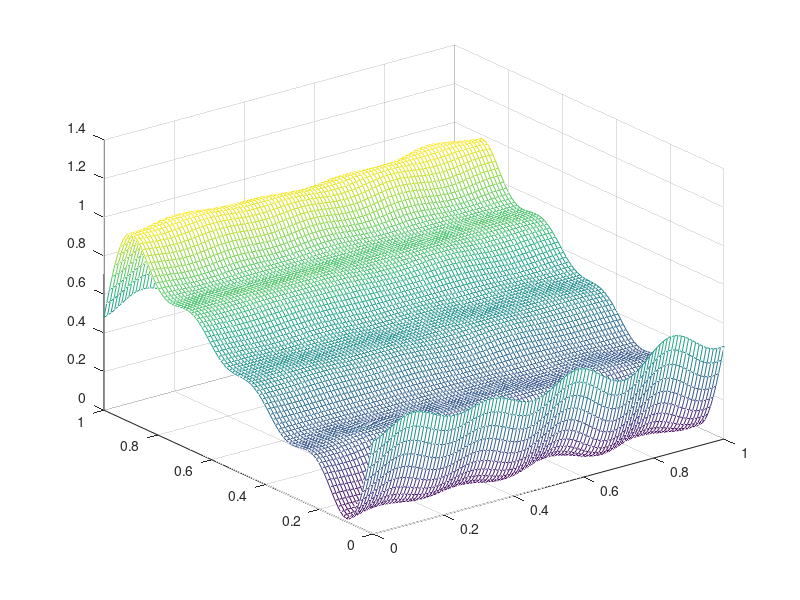
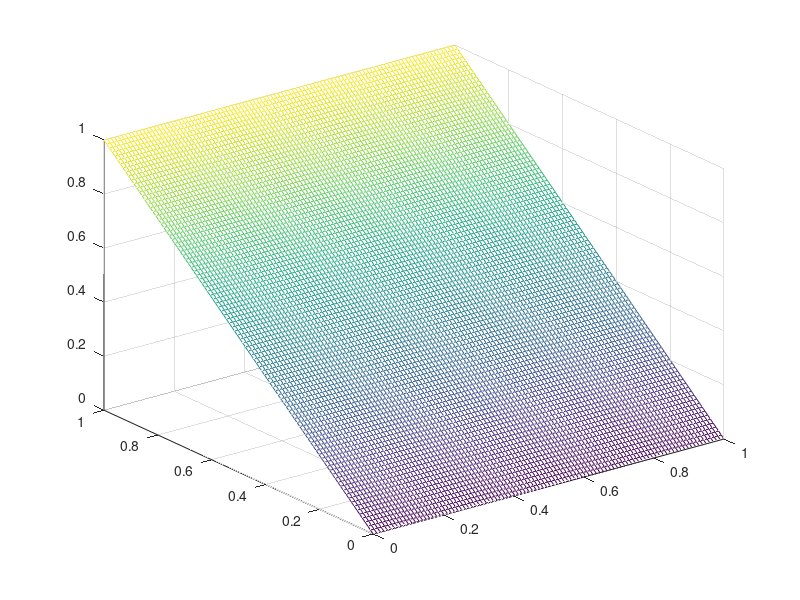
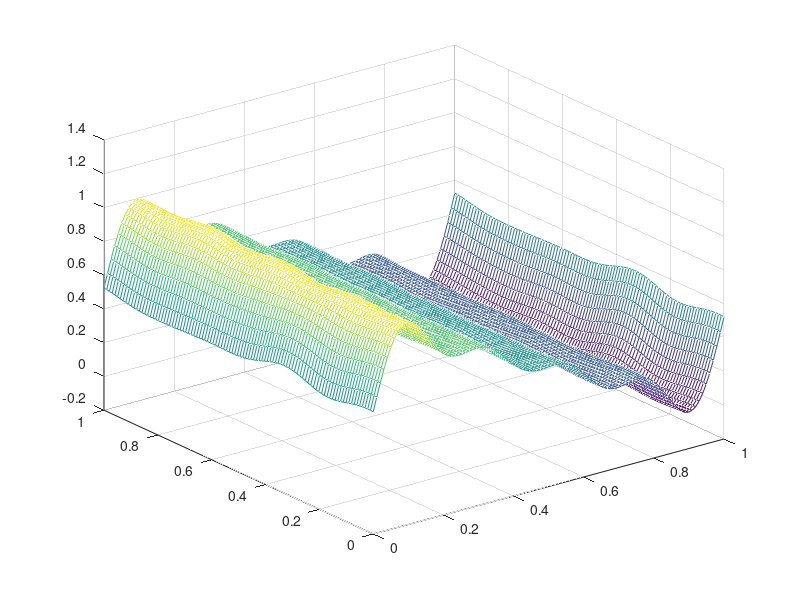
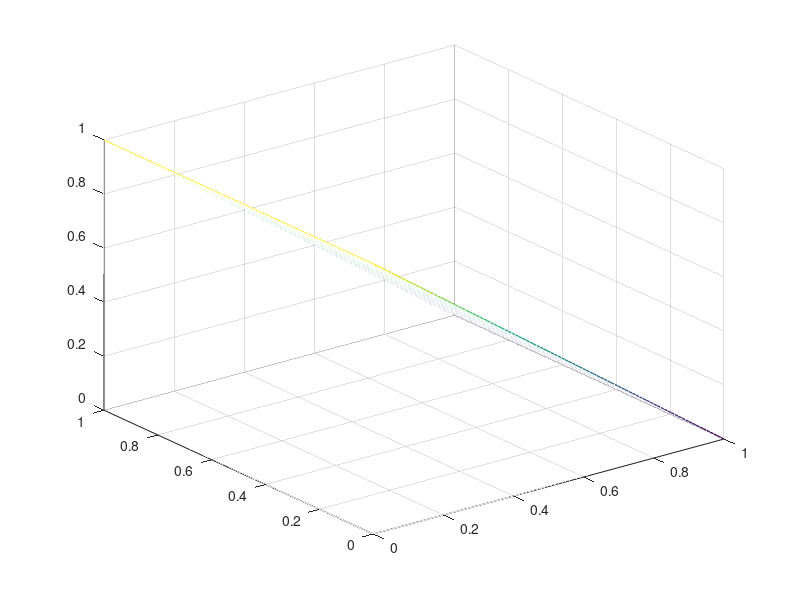

Source code (MATLAB) for these figures, in order: (Note: this script raises an error after producing the figures.)
clc; clear; close all;

%% Assignment 1
% None
%% Assignment 2
clc; clear all; close all;

M = 5000;   % # of points

omega = zeros(M, M);    % All possible points

xp_matrix = rand(2, M)';    % first column holds x1 coordinates,
                            % second contains x2:s.
f_vector = zeros(1,M)';
for k = 1:M
    if sqrt(((xp_matrix(k,1) - .5)^2 + (xp_matrix(k,2) - .5)^2)) < .1
        f_vector(k) = 1;
    else
        f_vector(k) = 0;
    end
end
v_matrix = zeros(M,2);
for k = 1:M
    % !!!!!!!!!!!!!!!!!!!!!! Doesn't make sense but the fix works
    % wonderfully.
    v_matrix(k,1) = 1 - xp_matrix(k,2);
    v_matrix(k,2) = xp_matrix(k,1);
end

% fourier series stuff
kappa = 2*pi;   % 
N = 4; % # of coefficents.
        % so 2N + 1 coefficients.

% v1
v1 = v_matrix(:,1);
A = zeros((2*N + 1)^2, M);
% loading adjacent matrix
for m = 1:M
    for n1 = -N:N
         for n2 = -N:N
             % xp_matrix(m,1) is xp, xp_matrix(m,2) is yp
             A((n1 + N)*(2*N + 1) + (n2+N) + 1, m) = exp(1j*kappa*(n1*xp_matrix(m,1) + n2*xp_matrix(m,2)));
             %A((n1 + N)*(2*N + 1) + (n2+N) + 1, m) = exp(1j*kappa*(n2*xp_matrix(m,2)));
        end
    end
end

coefficients = A' \ v1;

% creating fourier series
v1_approx_f = @(x1, x2) 0;
for n1 = -N:N
    for n2 = -N:N
        % xp_matrix(m,1) is xp, xp_matrix(m,2) is yp
        term = @(x1, x2) coefficients((n1 + N)*(2*N + 1) + (n2+N) + 1) .* exp(1j.*kappa.*(n1.*x1 + n2.*x2));
        v1_approx_f = @(x1, x2) v1_approx_f(x1, x2) + term(x1, x2);
    end
end

figure(1)
% test it
x1 = linspace(0,1); x2 = linspace(0,1);
[xx1, xx2] = meshgrid(x1, x2);
mesh(xx1, xx2, real(v1_approx_f(xx1,xx2)))

% compare with expected
figure(2)
v = @(x,y) y;
mesh(xx1,xx2,real(v(xx1,xx2)))
% all is fine except I need to mirror the plane accross the y = .5 plane

% v2
v2 = v_matrix(:,2);
A = zeros((2*N + 1)^2, M);
% loading adjacent matrix
for m = 1:M
    for n1 = -N:N
         for n2 = -N:N
             % xp_matrix(m,1) is xp, xp_matrix(m,2) is yp
             A((n1 + N)*(2*N + 1) + (n2+N) + 1, m) = exp(1j*kappa*(n1*xp_matrix(m,1) + n2*xp_matrix(m,2)));
             %A((n1 + N)*(2*N + 1) + (n2+N) + 1, m) = exp(1j*kappa*(n2*xp_matrix(m,2)));
        end
    end
end

coefficients = A' \ v2;

% creating fourier series
v2_approx_f = @(x1, x2) 0;
for n1 = -N:N
    for n2 = -N:N
        % xp_matrix(m,1) is xp, xp_matrix(m,2) is yp
        term = @(x1, x2) coefficients((n1 + N)*(2*N + 1) + (n2+N) + 1) .* exp(1j.*kappa.*(n1.*x1 + n2.*x2));
        v2_approx_f = @(x1, x2) v2_approx_f(x1, x2) + term(x1, x2);
    end
end

figure(3)
% test it
x1 = linspace(0,1); x2 = linspace(0,1);
[xx1, xx2] = meshgrid(x1, x2);
mesh(xx1, xx2, real(v2_approx_f(xx1,xx2)))

% compare with expected
figure(4)
v = @(x,y) 1 - x;
mesh(xx1,xx2,real(v(xx1,xx2)))

% f
f = f_vector;
A = zeros((2*N + 1)^2, M);
% loading adjacent matrix
for m = 1:M
    for n1 = -N:N
         for n2 = -N:N
             % xp_matrix(m,1) is xp, xp_matrix(m,2) is yp
             A((n1 + N)*(2*N + 1) + (n2+N) + 1, m) = exp(1j*kappa*(n1*xp_matrix(m,1) + n2*xp_matrix(m,2)));
             %A((n1 + N)*(2*N + 1) + (n2+N) + 1, m) = exp(1j*kappa*(n2*xp_matrix(m,2)));
        end
    end
end

coefficients = A' \ f;

% creating fourier series
f_approx_f = @(x1, x2) 0;
for n1 = -N:N
    for n2 = -N:N
        % xp_matrix(m,1) is xp, xp_matrix(m,2) is yp
        term = @(x1, x2) coefficients((n1 + N)*(2*N + 1) + (n2+N) + 1) .* exp(1j.*kappa.*(n1.*x1 + n2.*x2));
        f_approx_f = @(x1, x2) f_approx_f(x1, x2) + term(x1, x2);
    end
end

figure(5)
% test it
x1 = linspace(0,1); x2 = linspace(0,1);
[xx1, xx2] = meshgrid(x1, x2);
mesh(xx1, xx2, real(f_approx_f(xx1,xx2)))

% compare with expected
%figure(6)
%mesh(xx1,xx2,real(f_actual(xx1,xx2)))

%v_function = @(x1, x2) [v1_approx_f(x1, x2); v2_approx_f(x1, x2)];

% %%%
% numeric characteristics
K = 10;
x1_v = 1/K: 1/K: 1;
x2_v = 1/K: 1/K: 1;

figure(6)
for k1 = 1:length(x1_v)
    for k2 = 1:length(x2_v)
        x_matrix = [x1_v(k1), x2_v(k2)]; h = .001; u_list = [0];
        iter = 0; maxiter = 1e+9;
        while (x_matrix(end,1)>0)&&(x_matrix(end,2)>0)
            [x1, x2, u] = RK4(x_matrix(end,1), x_matrix(end,2), u_list(end), h, v1_approx_f, v2_approx_f, f_approx_f);
            u_list(end+1) = u;
            x_matrix(end+1,:) = [x1, x2];
        
            if iter > maxiter
                disp("max iter hit")
                break
            end
            iter = iter + 1;
        end
        % lower/ raise to match boundry conds.
        u_list = u_list - u_list(end);
        hold on;
        plot3(x_matrix(:,1), x_matrix(:,2), u_list', 'bo')

%         % reset and halv step-length
%         x_matrix = [x1_v(k1), x2_v(k2)]; h = h/2; u_list = [0];
%         iter = 0; maxiter = 1e+9;
%         while (x_matrix(end,1)>0)&&(x_matrix(end,2)>0)
%             [x1, x2, u] = RK4(x_matrix(end,1), x_matrix(end,2), u_list(end), h, v1_approx_f, v2_approx_f, f_approx_f);
%             u_list(end+1) = u;
%             x_matrix(end+1,:) = [x1, x2];
%         
%             if iter > maxiter
%                 disp("max iter hit")
%                 break
%             end
%             iter = iter + 1;
%         end
%         % lower/ raise to match boundry conds.
%         if u_list(end) < 0
%             u_list = u_list - u_list(end);
%         else
%             u_list = u_list + u_list(end);
%         end
% 
%         hold on
%         plot3(x_matrix(:,1), x_matrix(:,2), u_list', 'ro')
% 
%         disp("test")
    end
end

function [x1_n, x2_n, u] = RK4(x1,x2,u,h, v1_approx_f, v2_approx_f, f_approx_f)
u = rk4(u,x1,x2,f_approx_f, h, -1);
x1_n = rk4(x1,x1,x2,v1_approx_f, h, -1);
x2_n = rk4(x2,x1,x2,v2_approx_f, h, -1);
end

function [new] = rk4(old,x1,x2,f, h, sign)
k_1 = f(x1,x2);
k_2 = f(x1+0.5*h,x2+0.5*h*k_1);
k_3 = f((x1+0.5*h),(x2+0.5*h*k_2));
k_4 = f((x1+h),(2+k_3*h));
new = old + sign*(1/6)*(k_1+2*k_2+2*k_3+k_4)*h;
end

function out = f_actual(x1,x2)  %put this in mfile
if  sqrt((x1 - .5)^2 + (x2 - .5)^2) < .1
    out = 1;
else
    out = 0;
end
end


%% Assignment 3
% ...
%% Assignment 4

%% Comment blocks

%v1_approx_f = @(x1, x2) 0;  % to be built upon with fourier terms
% for m = 1:M
%     % finding the coefficient terms
%     % loading wind vector
%     wind = ones(1, (2*N + 1)^2)';
%     for w = 1:(2*N + 1)^2
%         wind(w) = v_matrix(m,1);
%     end
%     % loading adjacent matrix
%     A = zeros(2,(2*N + 1)^2)';
%     for n1 = -N:N
%         for n2 = -N:N
%             % xp_matrix(m,1) is xp, xp_matrix(m,2) is yp
%             A((n1 + N)*(2*N + 1) + (n2+N) + 1, 1) = exp(1j*kappa*(n1*xp_matrix(m,1)));
%             A((n1 + N)*(2*N + 1) + (n2+N) + 1, 2) = exp(1j*kappa*(n2*xp_matrix(m,2)));
%         end
%     end
%     % solving in least square sense for the coefficients
%     coefficients = A \ wind;
%     % creating fourier series term
%     for n1 = -N:N
%         for n2 = -N:N
%             term = @(x1, x2) coefficients((n1 + N)*(2*N + 1) + (n2+N) + 1) *exp(1j*kappa*(n1*x1 + n2*x2));
%             term(.5,.5)
%             v1_approx_f = @(x1, x2) v1_approx_f(x1, x2) + term(x1, x2);
%             v1_approx_f(.5,.5)
%         end
%     end
% end
% 
% 
% % creating fourier series
% v2_approx_f = @(x1, x2) 0;
% for n1 = -N:N
%     for n2 = -N:N
%         % xp_matrix(m,1) is xp, xp_matrix(m,2) is yp
%         term = @(x1, x2) exp(1j*kappa*(n1*xp_matrix(m,1) + n2*xp_matrix(m,2)));
%         v2_approx_f = @(x1, x2) v2_approx_f(x1, x2) + term(x1, x2);
%     end
% end
% 
% for m = 1:M
%     f_approx = 0;
%     for n1 = -N:N
%         for n2 = -N:N
%             % xp_matrix(m,1) is xp, xp_matrix(m,2) is yp
%             term = exp(1j*kappa*(n1*xp_matrix(m,1) + n2*xp_matrix(m,2)));
%             f_approx = f_approx + term;
%         end
%     end
%     difference_squared = (f_vector(m) - f_approx)^2;
% end
% % creating fourier series
% f_approx_f = @(x1, x2) 0;
% for n1 = -N:N
%     for n2 = -N:N
%         % xp_matrix(m,1) is xp, xp_matrix(m,2) is yp
%         term = @(x1, x2) exp(1j*kappa*(n1*xp_matrix(m,1) + n2*xp_matrix(m,2)));
%         f_approx_f = @(x1, x2) f_approx_f(x1, x2) + term(x1, x2);
%     end
% end
